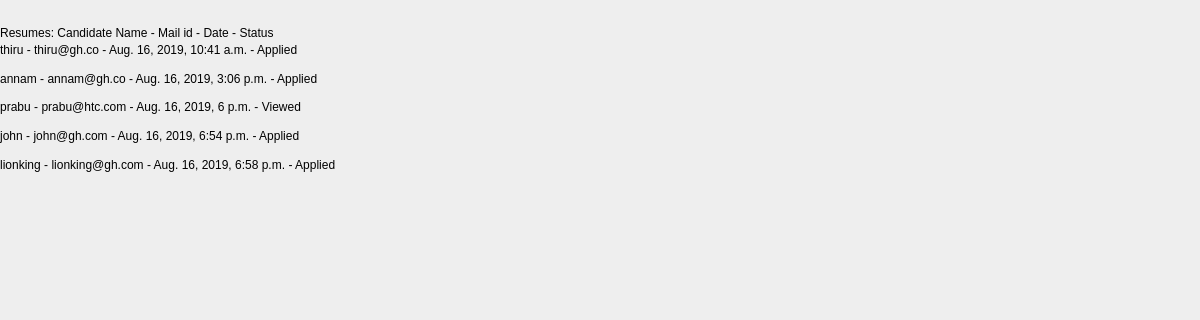
Page /resumesender/listprofiles/ on the committed database.
### resumesender/models.py (models this page shows)
class Resumeprofile(models.Model):
	candidate_name = models.CharField(max_length=200)
	candidate_mail = models.EmailField()
	resume_file = models.FileField(upload_to='documents/%d%m%Y/')
	resume_date = models.DateTimeField(auto_now_add=True)
	RESUME_STATUS = (
		('Applied', 'Applied'),
		('Viewed', 'Viewed'),
		('Accepted', 'Accepted'),
		('Rejected', 'Rejected')
	)
	resume_status = models.CharField(max_length=15, choices=RESUME_STATUS, default='Applied')
	class Meta:
		db_table = "resumeprofile"

### resumesender/templates/resumeprofile_list.html (shortened to what this page needs)
<!DOCTYPE html>
<html lang="en">
    <head>
        {% load staticfiles %}
        <link rel="stylesheet" href="{% static 'css/style.css' %}"/>
    </head>
    <body>
   <body>
	{% block content %}
	Resumes: Candidate Name  - Mail id          -  Date        -  Status<p>
	{% for row in object_list %}
	   {{row.candidate_name}} - {{row.candidate_mail}} - {{row.resume_date}} - {{row.resume_status}}</p>
	{% endfor %}
	{% endblock %}
   </body>
</html>

### resumesender/static/css/style.css (style rules this page uses)
body { font:12px/1.4 Verdana,Arial; background:#eee; height:100%; margin:25px 0; padding:0 }
p { margin-top:0 }

### rows in the picture
Resumeprofile: candidate_name "thiru", candidate_mail "thiru@gh.co", resume_date "Aug. 16, 2019, 10:41 a.m.", resume_status "Applied"
Resumeprofile: candidate_name "annam", candidate_mail "annam@gh.co", resume_date "Aug. 16, 2019, 3:06 p.m.", resume_status "Applied"
Resumeprofile: candidate_name "prabu", candidate_mail "prabu@htc.com", resume_date "Aug. 16, 2019, 6 p.m.", resume_status "Viewed"
Resumeprofile: candidate_name "john", candidate_mail "john@gh.com", resume_date "Aug. 16, 2019, 6:54 p.m.", resume_status "Applied"
Resumeprofile: candidate_name "lionking", candidate_mail "lionking@gh.com", resume_date "Aug. 16, 2019, 6:58 p.m.", resume_status "Applied"
